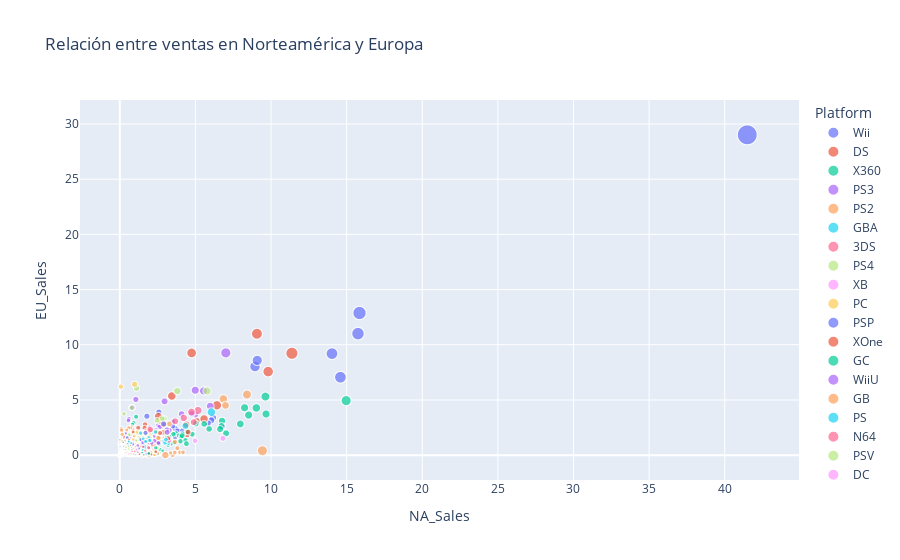

Notebook code cell kept with this figure:
### Code cell
fig = px.scatter(df[df["Year"] >= 2000],
                 x="NA_Sales", y="EU_Sales",
                 size="Global_Sales", color="Platform",
                 hover_name="Name",
                 title="Relación entre ventas en Norteamérica y Europa")
fig.show()

### Figure 1 — Plotly figure (JSON) as saved in the notebook; plotly's stock layout.template omitted (floating-point values rounded to 4 significant figures; data arrays with more than 128 entries replaced by an {"elided": "..."} marker saying what was removed)
{"data": [{"hovertemplate": "<b>%{hovertext}</b><br><br>Platform=Wii<br>NA_Sales=%{x}<br>EU_Sales=%{y}<br>Global_Sales=%{marker.size}<extra></extra>", "hovertext": {"elided": "1290 str values"}, "legendgroup": "Wii", "marker": {"color": "#636efa", "size": {"elided": "1290 float values"}, "sizemode": "area", "sizeref": 0.2068, "symbol": "circle"}, "mode": "markers", "name": "Wii", "showlegend": true, "type": "scattergl", "x": {"elided": "1290 float values"}, "xaxis": "x", "y": {"elided": "1290 float values"}, "yaxis": "y"}, {"hovertemplate": "<b>%{hovertext}</b><br><br>Platform=DS<br>NA_Sales=%{x}<br>EU_Sales=%{y}<br>Global_Sales=%{marker.size}<extra></extra>", "hovertext": {"elided": "2132 str values"}, "legendgroup": "DS", "marker": {"color": "#EF553B", "size": {"elided": "2132 float values"}, "sizemode": "area", "sizeref": 0.2068, "symbol": "circle"}, "mode": "markers", "name": "DS", "showlegend": true, "type": "scattergl", "x": {"elided": "2132 float values"}, "xaxis": "x", "y": {"elided": "2132 float values"}, "yaxis": "y"}, {"hovertemplate": "<b>%{hovertext}</b><br><br>Platform=X360<br>NA_Sales=%{x}<br>EU_Sales=%{y}<br>Global_Sales=%{marker.size}<extra></extra>", "hovertext": {"elided": "1235 str values"}, "legendgroup": "X360", "marker": {"color": "#00cc96", "size": {"elided": "1235 float values"}, "sizemode": "area", "sizeref": 0.2068, "symbol": "circle"}, "mode": "markers", "name": "X360", "showlegend": true, "type": "scattergl", "x": {"elided": "1235 float values"}, "xaxis": "x", "y": {"elided": "1235 float values"}, "yaxis": "y"}, {"hovertemplate": "<b>%{hovertext}</b><br><br>Platform=PS3<br>NA_Sales=%{x}<br>EU_Sales=%{y}<br>Global_Sales=%{marker.size}<extra></extra>", "hovertext": {"elided": "1304 str values"}, "legendgroup": "PS3", "marker": {"color": "#ab63fa", "size": {"elided": "1304 float values"}, "sizemode": "area", "sizeref": 0.2068, "symbol": "circle"}, "mode": "markers", "name": "PS3", "showlegend": true, "type": "scattergl", "x": {"elided": "1304 float values"}, "xaxis": "x", "y": {"elided": "1304 float values"}, "yaxis": "y"}, {"hovertemplate": "<b>%{hovertext}</b><br><br>Platform=PS2<br>NA_Sales=%{x}<br>EU_Sales=%{y}<br>Global_Sales=%{marker.size}<extra></extra>", "hovertext": {"elided": "2127 str values"}, "legendgroup": "PS2", "marker": {"color": "#FFA15A", "size": {"elided": "2127 float values"}, "sizemode": "area", "sizeref": 0.2068, "symbol": "circle"}, "mode": "markers", "name": "PS2", "showlegend": true, "type": "scattergl", "x": {"elided": "2127 float values"}, "xaxis": "x", "y": {"elided": "2127 float values"}, "yaxis": "y"}, {"hovertemplate": "<b>%{hovertext}</b><br><br>Platform=GBA<br>NA_Sales=%{x}<br>EU_Sales=%{y}<br>Global_Sales=%{marker.size}<extra></extra>", "hovertext": {"elided": "811 str values"}, "legendgroup": "GBA", "marker": {"color": "#19d3f3", "size": {"elided": "811 float values"}, "sizemode": "area", "sizeref": 0.2068, "symbol": "circle"}, "mode": "markers", "name": "GBA", "showlegend": true, "type": "scattergl", "x": {"elided": "811 float values"}, "xaxis": "x", "y": {"elided": "811 float values"}, "yaxis": "y"}, {"hovertemplate": "<b>%{hovertext}</b><br><br>Platform=3DS<br>NA_Sales=%{x}<br>EU_Sales=%{y}<br>Global_Sales=%{marker.size}<extra></extra>", "hovertext": {"elided": "500 str values"}, "legendgroup": "3DS", "marker": {"color": "#FF6692", "size": {"elided": "500 float values"}, "sizemode": "area", "sizeref": 0.2068, "symbol": "circle"}, "mode": "markers", "name": "3DS", "showlegend": true, "type": "scattergl", "x": {"elided": "500 float values"}, "xaxis": "x", "y": {"elided": "500 float values"}, "yaxis": "y"}, {"hovertemplate": "<b>%{hovertext}</b><br><br>Platform=PS4<br>NA_Sales=%{x}<br>EU_Sales=%{y}<br>Global_Sales=%{marker.size}<extra></extra>", "hovertext": {"elided": "336 str values"}, "legendgroup": "PS4", "marker": {"color": "#B6E880", "size": {"elided": "336 float values"}, "sizemode": "area", "sizeref": 0.2068, "symbol": "circle"}, "mode": "markers", "name": "PS4", "showlegend": true, "type": "scattergl", "x": {"elided": "336 float values"}, "xaxis": "x", "y": {"elided": "336 float values"}, "yaxis": "y"}, {"hovertemplate": "<b>%{hovertext}</b><br><br>Platform=XB<br>NA_Sales=%{x}<br>EU_Sales=%{y}<br>Global_Sales=%{marker.size}<extra></extra>", "hovertext": {"elided": "803 str values"}, "legendgroup": "XB", "marker": {"color": "#FF97FF", "size": {"elided": "803 float values"}, "sizemode": "area", "sizeref": 0.2068, "symbol": "circle"}, "mode": "markers", "name": "XB", "showlegend": true, "type": "scattergl", "x": {"elided": "803 float values"}, "xaxis": "x", "y": {"elided": "803 float values"}, "yaxis": "y"}, {"hovertemplate": "<b>%{hovertext}</b><br><br>Platform=PC<br>NA_Sales=%{x}<br>EU_Sales=%{y}<br>Global_Sales=%{marker.size}<extra></extra>", "hovertext": {"elided": "903 str values"}, "legendgroup": "PC", "marker": {"color": "#FECB52", "size": {"elided": "903 float values"}, "sizemode": "area", "sizeref": 0.2068, "symbol": "circle"}, "mode": "markers", "name": "PC", "showlegend": true, "type": "scattergl", "x": {"elided": "903 float values"}, "xaxis": "x", "y": {"elided": "903 float values"}, "yaxis": "y"}, {"hovertemplate": "<b>%{hovertext}</b><br><br>Platform=PSP<br>NA_Sales=%{x}<br>EU_Sales=%{y}<br>Global_Sales=%{marker.size}<extra></extra>", "hovertext": {"elided": "1197 str values"}, "legendgroup": "PSP", "marker": {"color": "#636efa", "size": {"elided": "1197 float values"}, "sizemode": "area", "sizeref": 0.2068, "symbol": "circle"}, "mode": "markers", "name": "PSP", "showlegend": true, "type": "scattergl", "x": {"elided": "1197 float values"}, "xaxis": "x", "y": {"elided": "1197 float values"}, "yaxis": "y"}, {"hovertemplate": "<b>%{hovertext}</b><br><br>Platform=XOne<br>NA_Sales=%{x}<br>EU_Sales=%{y}<br>Global_Sales=%{marker.size}<extra></extra>", "hovertext": {"elided": "213 str values"}, "legendgroup": "XOne", "marker": {"color": "#EF553B", "size": {"elided": "213 float values"}, "sizemode": "area", "sizeref": 0.2068, "symbol": "circle"}, "mode": "markers", "name": "XOne", "showlegend": true, "type": "scattergl", "x": {"elided": "213 float values"}, "xaxis": "x", "y": {"elided": "213 float values"}, "yaxis": "y"}, {"hovertemplate": "<b>%{hovertext}</b><br><br>Platform=GC<br>NA_Sales=%{x}<br>EU_Sales=%{y}<br>Global_Sales=%{marker.size}<extra></extra>", "hovertext": {"elided": "542 str values"}, "legendgroup": "GC", "marker": {"color": "#00cc96", "size": {"elided": "542 float values"}, "sizemode": "area", "sizeref": 0.2068, "symbol": "circle"}, "mode": "markers", "name": "GC", "showlegend": true, "type": "scattergl", "x": {"elided": "542 float values"}, "xaxis": "x", "y": {"elided": "542 float values"}, "yaxis": "y"}, {"hovertemplate": "<b>%{hovertext}</b><br><br>Platform=WiiU<br>NA_Sales=%{x}<br>EU_Sales=%{y}<br>Global_Sales=%{marker.size}<extra></extra>", "hovertext": {"elided": "143 str values"}, "legendgroup": "WiiU", "marker": {"color": "#ab63fa", "size": {"elided": "143 float values"}, "sizemode": "area", "sizeref": 0.2068, "symbol": "circle"}, "mode": "markers", "name": "WiiU", "showlegend": true, "type": "scattergl", "x": {"elided": "143 float values"}, "xaxis": "x", "y": {"elided": "143 float values"}, "yaxis": "y"}, {"hovertemplate": "<b>%{hovertext}</b><br><br>Platform=GB<br>NA_Sales=%{x}<br>EU_Sales=%{y}<br>Global_Sales=%{marker.size}<extra></extra>", "hovertext": ["Pokémon Crystal Version", "Wario Land 3", "Donkey Kong Country", "Yu-Gi-Oh: Duel Monsters 4", "The Legend of Zelda: Oracle of Ages", "The Legend of Zelda: Oracle of Seasons", "Harry Potter and the Sorcerer's Stone", "Dragon Quest Monsters 2", "Tony Hawk's Pro Skater", "Kirby Tilt 'n' Tumble", "Mario Tennis", "Pokemon Card GB2: Here Comes Team GR!", "Yu-Gi-Oh! Dark Duel Stories", "Dragon Warrior III", "Hamtaro: Ham-Hams Unite!", "From TV Animation One Piece: Yume no Lufy Kaizokudan Tanjou!", "Donkey Kong GB: Dinky Kong & Dixie Kong", "Medarot 3: Kabuto / Kuwagata Version", "Power Pro Kun Pocket 2", "Trade & Battle: Card Hero", "Sakura Wars GB", "Star Ocean: Blue Sphere", "Yu-Gi-Oh! Monster Capture GB", "Medarot 4: Kabuto / Kuwagata Version", "Mega Man Xtreme", "Mega Man Xtreme 2", "Metal Gear Solid"], "legendgroup": "GB", "marker": {"color": "#FFA15A", "size": [6.39, 2.2, 2.19, 2.18, 1.92, 1.86, 1.73, 1.56, 1.33, 1.23, 1.18, 0.89, 0.83, 0.81, 0.56, 0.39, 0.28, 0.27, 0.25, 0.2, 0.14, 0.14, 0.14, 0.12, 0.07, 0.07, 0.07], "sizemode": "area", "sizeref": 0.2068, "symbol": "circle"}, "mode": "markers", "name": "GB", "showlegend": true, "type": "scattergl", "x": [2.55, 1.11, 1.04, 0.0, 0.92, 0.87, 0.94, 0.0, 0.9, 0.29, 0.5, 0.0, 0.0, 0.0, 0.0, 0.0, 0.0, 0.0, 0.0, 0.0, 0.0, 0.0, 0.0, 0.0, 0.0, 0.0, 0.0], "xaxis": "x", "y": [1.56, 0.51, 0.72, 0.0, 0.53, 0.52, 0.62, 0.0, 0.38, 0.17, 0.18, 0.0, 0.0, 0.0, 0.0, 0.0, 0.0, 0.0, 0.0, 0.0, 0.0, 0.0, 0.0, 0.0, 0.0, 0.0, 0.0], "yaxis": "y"}, {"hovertemplate": "<b>%{hovertext}</b><br><br>Platform=PS<br>NA_Sales=%{x}<br>EU_Sales=%{y}<br>Global_Sales=%{marker.size}<extra></extra>", "hovertext": {"elided": "273 str values"}, "legendgroup": "PS", "marker": {"color": "#19d3f3", "size": {"elided": "273 float values"}, "sizemode": "area", "sizeref": 0.2068, "symbol": "circle"}, "mode": "markers", "name": "PS", "showlegend": true, "type": "scattergl", "x": {"elided": "273 float values"}, "xaxis": "x", "y": {"elided": "273 float values"}, "yaxis": "y"}, {"hovertemplate": "<b>%{hovertext}</b><br><br>Platform=N64<br>NA_Sales=%{x}<br>EU_Sales=%{y}<br>Global_Sales=%{marker.size}<extra></extra>", "hovertext": ["The Legend of Zelda: Majora's Mask", "Pokémon Stadium 2", "Perfect Dark", "Mario Tennis", "Tony Hawk's Pro Skater", "Mario Party 3", "Kirby 64: The Crystal Shards", "007: The World is not Enough", "WWF No Mercy", "Banjo-Tooie", "Paper Mario", "Excitebike 64", "Conker's Bad Fur Day", "Tony Hawk's Pro Skater 2", "Madden NFL 2001", "Mickey's Speedway USA", "Spider-Man", "Rugrats in Paris: The Movie", "Pokemon Puzzle League", "Madden NFL 2002", "NFL Blitz 2001", "Dr. Mario 64", "Army Men: Sarge's Heroes 2", "Custom Robo V2", "Fushigi no Dungeon: Furai no Shiren 2 - Oni Shuurai! Shiren Shiro!", "Scooby-Doo! Classic Creep Capers", "Saban's Power Rangers: Lightspeed Rescue", "Jikkyou Powerful Pro Yakyuu 2000", "Doubutsu no Mori", "Star Wars Episode I: Battle for Naboo", "Midway's Greatest Arcade Hits Volume 1", "Ready 2 Rumble Boxing: Round 2", "Army Men: Air Combat", "All-Star Baseball 2001", "ECW Hardcore Revolution", "Mega Man 64", "Ms. Pac-Man: Maze Madness", "Cruis'n Exotica", "Tigger's Honey Hunt", "Disney's Tarzan", "South Park Rally", "San Francisco Rush 2049", "Turok 3: Shadow of Oblivion", "The Powerpuff Girls: Chemical X-Traction", "Jikkyou Powerful Pro Yakyuu Basic-han 2001", "Tom and Jerry in Fists of Furry", "Hydro Thunder", "Starcraft 64", "Derby Stallion 64", "Doraemon 3: Nobi Dai no Machi SOS!", "Sin and Punishment", "NFL QB Club 2001", "Vigilante 8: 2nd Offense", "Mickey's Speedway USA (weekly JP sales)", "Disney's Donald Duck: Goin' Quackers", "Aidyn Chronicles: The First Mage", "Indy Racing 2000", "Batman Beyond: Return of the Joker", "Tony Hawk's Pro Skater 3", "Itoi Shigesato no Bass Tsuri No. 1 Ketteihan!", "Battlezone: Rise of the Black Dogs", "Mia Hamm Soccer 64", "CyberTiger", "Polaris SnoCross", "Blues Brothers 2000", "Hercules: The Legendary Journeys", "NBA in the Zone 2000", "Looney Tunes Duck Dodgers Starring: Daffy Duck", "Rat Attack!", "PGA European Tour"], "legendgroup": "N64", "marker": {"color": "#FF6692", "size": [3.36, 2.73, 2.52, 2.32, 2.11, 1.91, 1.77, 1.55, 1.5, 1.49, 1.38, 1.0, 0.77, 0.76, 0.64, 0.6, 0.53, 0.5, 0.45, 0.43, 0.42, 0.42, 0.42, 0.39, 0.37, 0.37, 0.36, 0.35, 0.31, 0.26, 0.24, 0.24, 0.24, 0.23, 0.22, 0.22, 0.22, 0.21, 0.2, 0.2, 0.2, 0.2, 0.17, 0.16, 0.16, 0.16, 0.16, 0.16, 0.15, 0.15, 0.13, 0.12, 0.11, 0.1, 0.1, 0.1, 0.1, 0.09, 0.08, 0.07, 0.07, 0.07, 0.06, 0.06, 0.05, 0.05, 0.04, 0.04, 0.02, 0.01], "sizemode": "area", "sizeref": 0.2068, "symbol": "circle"}, "mode": "markers", "name": "N64", "showlegend": true, "type": "scattergl", "x": [1.9, 1.02, 1.55, 0.78, 1.68, 0.72, 0.63, 1.13, 1.2, 0.82, 0.58, 0.65, 0.53, 0.59, 0.6, 0.37, 0.43, 0.4, 0.36, 0.41, 0.34, 0.34, 0.34, 0.0, 0.0, 0.3, 0.29, 0.0, 0.0, 0.21, 0.19, 0.19, 0.19, 0.22, 0.18, 0.14, 0.18, 0.17, 0.16, 0.16, 0.16, 0.16, 0.12, 0.13, 0.0, 0.13, 0.13, 0.13, 0.0, 0.0, 0.0, 0.11, 0.09, 0.0, 0.08, 0.08, 0.08, 0.07, 0.06, 0.0, 0.06, 0.06, 0.05, 0.05, 0.04, 0.04, 0.04, 0.03, 0.02, 0.01], "xaxis": "x", "y": [0.67, 0.36, 0.75, 0.4, 0.4, 0.16, 0.06, 0.38, 0.27, 0.36, 0.18, 0.15, 0.22, 0.16, 0.03, 0.08, 0.09, 0.09, 0.08, 0.02, 0.07, 0.07, 0.07, 0.0, 0.0, 0.06, 0.06, 0.0, 0.0, 0.05, 0.05, 0.05, 0.05, 0.01, 0.04, 0.03, 0.04, 0.04, 0.04, 0.04, 0.04, 0.04, 0.05, 0.03, 0.0, 0.03, 0.03, 0.03, 0.0, 0.0, 0.0, 0.01, 0.02, 0.0, 0.02, 0.02, 0.02, 0.02, 0.02, 0.0, 0.01, 0.01, 0.01, 0.01, 0.01, 0.01, 0.0, 0.01, 0.0, 0.0], "yaxis": "y"}, {"hovertemplate": "<b>%{hovertext}</b><br><br>Platform=PSV<br>NA_Sales=%{x}<br>EU_Sales=%{y}<br>Global_Sales=%{marker.size}<extra></extra>", "hovertext": {"elided": "412 str values"}, "legendgroup": "PSV", "marker": {"color": "#B6E880", "size": {"elided": "412 float values"}, "sizemode": "area", "sizeref": 0.2068, "symbol": "circle"}, "mode": "markers", "name": "PSV", "showlegend": true, "type": "scattergl", "x": {"elided": "412 float values"}, "xaxis": "x", "y": {"elided": "412 float values"}, "yaxis": "y"}, {"hovertemplate": "<b>%{hovertext}</b><br><br>Platform=DC<br>NA_Sales=%{x}<br>EU_Sales=%{y}<br>Global_Sales=%{marker.size}<extra></extra>", "hovertext": ["Crazy Taxi", "Resident Evil - Code: Veronica", "NFL 2K1", "Sakura Wars 3: Paris wa Moeteiru ka", "Sakura Wars 4: Koi Seyo,Otome", "Capcom vs. SNK", "Phantasy Star Online", "Grandia II", "Phantasy Star Online Ver. 2", "Soccer Tsuku Tokudai Gou: J-League Pro Soccer Club o Tsukurou", "Shenmue II", "Marvel vs. Capcom 2: New Age of Heroes", "Dead or Alive 2", "Sega GT", "Capcom vs. SNK 2: Millionaire Fighting 2001", "Sonic Adventure 2", "Sakura Wars", "Sakura Wars 2: Kimi, Shinitamou koto Nakare", "Skies of Arcadia", "Derby Tsuku: Derby Uma o Tsukurou!", "Sentimental Graffiti 2", "The King of Fighters: Evolution", "Crazy Taxi 2", "Kanon", "Jikkyou Powerful Pro Yakyuu DreamCast Edition", "The Typing of the Dead", "Capcom vs. SNK: Millennium Fight 2000 Pro", "Gundam Battle Online", "Pia Carrot e Youkoso!! 2.5", "Fighting Vipers 2", "Triggerheart Exelica"], "legendgroup": "DC", "marker": {"color": "#FF97FF", "size": [1.81, 1.14, 1.09, 0.33, 0.29, 0.22, 0.2, 0.2, 0.19, 0.18, 0.15, 0.14, 0.14, 0.13, 0.12, 0.12, 0.11, 0.1, 0.09, 0.08, 0.08, 0.07, 0.07, 0.06, 0.06, 0.05, 0.05, 0.04, 0.04, 0.04, 0.02], "sizemode": "area", "sizeref": 0.2068, "symbol": "circle"}, "mode": "markers", "name": "DC", "showlegend": true, "type": "scattergl", "x": [1.1, 0.41, 1.02, 0.0, 0.0, 0.0, 0.0, 0.0, 0.0, 0.0, 0.0, 0.0, 0.0, 0.0, 0.0, 0.0, 0.0, 0.0, 0.0, 0.0, 0.0, 0.0, 0.0, 0.0, 0.0, 0.0, 0.0, 0.0, 0.0, 0.0, 0.0], "xaxis": "x", "y": [0.51, 0.23, 0.05, 0.0, 0.0, 0.0, 0.0, 0.0, 0.0, 0.0, 0.0, 0.0, 0.0, 0.0, 0.0, 0.0, 0.0, 0.0, 0.0, 0.0, 0.0, 0.0, 0.0, 0.0, 0.0, 0.0, 0.0, 0.0, 0.0, 0.0, 0.0], "yaxis": "y"}, {"hovertemplate": "<b>%{hovertext}</b><br><br>Platform=WS<br>NA_Sales=%{x}<br>EU_Sales=%{y}<br>Global_Sales=%{marker.size}<extra></extra>", "hovertext": ["Final Fantasy", "Final Fantasy II", "Super Robot Taisen Compact 2 Dai-1-Bu", "SD Gundam G Generation: Gather Beat 2"], "legendgroup": "WS", "marker": {"color": "#FECB52", "size": [0.51, 0.25, 0.17, 0.03], "sizemode": "area", "sizeref": 0.2068, "symbol": "circle"}, "mode": "markers", "name": "WS", "showlegend": true, "type": "scattergl", "x": [0.0, 0.0, 0.0, 0.0], "xaxis": "x", "y": [0.0, 0.0, 0.0, 0.0], "yaxis": "y"}], "layout": {"legend": {"itemsizing": "constant", "title": {"text": "Platform"}, "tracegroupgap": 0}, "title": {"text": "Relación entre ventas en Norteamérica y Europa"}, "xaxis": {"anchor": "y", "domain": [0, 1], "title": {"text": "NA_Sales"}}, "yaxis": {"anchor": "x", "domain": [0, 1], "title": {"text": "EU_Sales"}}}}
